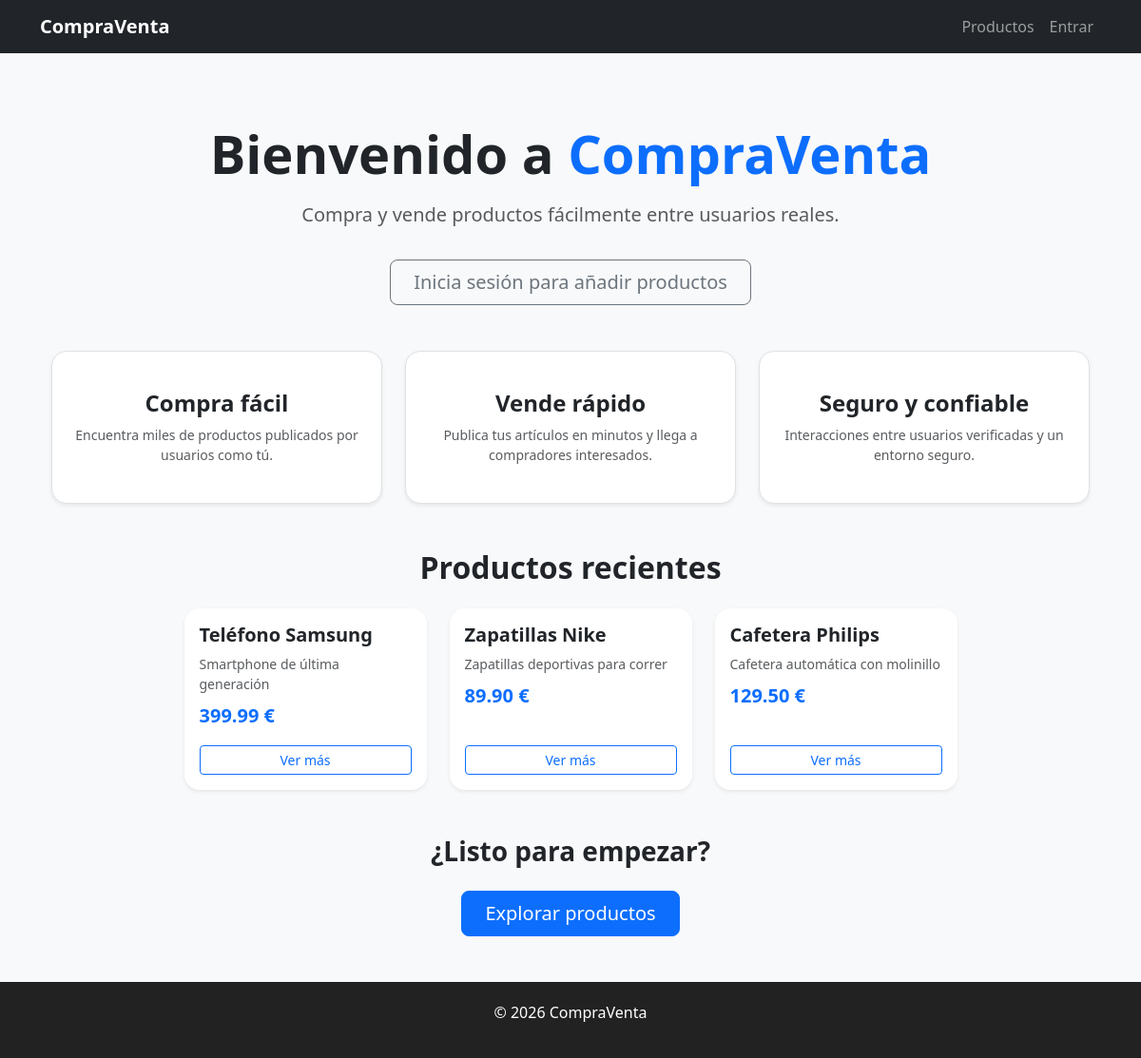
/, run on an earlier commit of the app's database.
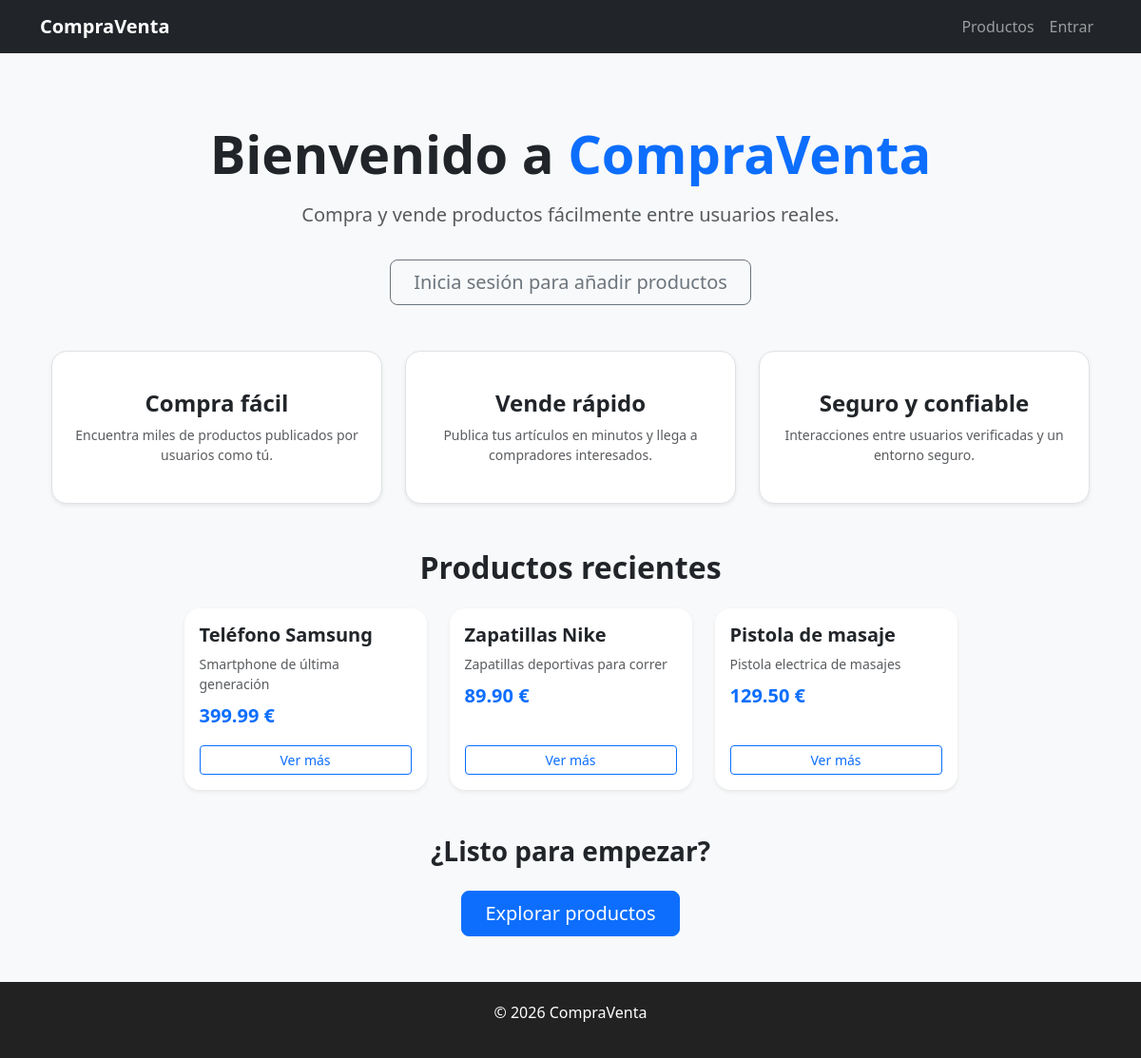
And on a later commit of the database.
### productos/models.py (models this page shows, shortened)
class Producto(models.Model):
    CATEGORIAS = [
        ("tecnologia", "Tecnología"),
        ("hogar", "Hogar"),
        ("moda", "Moda"),
        ("deporte", "Deporte"),
        ("vehiculos", "Vehículos"),
        ("otros", "Otros"),
    ]
    titulo = models.CharField(max_length=100)
    descripcion = models.TextField()
    precio = models.DecimalField(max_digits=10, decimal_places=2)
    categoria = models.CharField(max_length=20, choices=CATEGORIAS)
    vendedor = models.ForeignKey(User, on_delete=models.CASCADE)

### productos/views.py (the view)
# urls.py: path("", views.index, name="index"),
def index(request):
    productos = Producto.objects.all()[:3]
    return render(request, "productos/index.html", {"productos": productos})

### productos/templates/productos/index.html (shortened to what this page needs)
{% extends "base.html" %}
{% block content %}
<div class="container py-5">
    <div class="text-center mb-5">
        <h1 class="display-4 fw-bold">
            Bienvenido a <span class="text-primary">CompraVenta</span>
        </h1>
        <p class="lead mt-3 text-muted">
            Compra y vende productos fácilmente entre usuarios reales.
        </p>
        {% if user.is_authenticated %}
            <a href="{% url 'producto_nuevo' %}" class="btn btn-success btn-lg mt-3 px-4">
                <i class="bi bi-plus-circle"></i> Añadir producto
            </a>
        {% else %}
            <a href="{% url 'login' %}" class="btn btn-outline-secondary btn-lg mt-3 px-4">
                Inicia sesión para añadir productos
            </a>
        {% endif %}
    </div>
    <div class="row text-center g-4 mb-5">
        <div class="col-md-4">
            <div class="p-4 border rounded-4 shadow-sm h-100 bg-white">
                <h4 class="mt-3 fw-semibold">Compra fácil</h4>
                <p class="text-muted small">
                    Encuentra miles de productos publicados por usuarios como tú.
                </p>
            </div>
        </div>
        <div class="col-md-4">
            <div class="p-4 border rounded-4 shadow-sm h-100 bg-white">
                <h4 class="mt-3 fw-semibold">Vende rápido</h4>
                <p class="text-muted small">
                    Publica tus artículos en minutos y llega a compradores interesados.
                </p>
            </div>
        </div>
        <div class="col-md-4">
            <div class="p-4 border rounded-4 shadow-sm h-100 bg-white">
                <h4 class="mt-3 fw-semibold">Seguro y confiable</h4>
                <p class="text-muted small">
                    Interacciones entre usuarios verificadas y un entorno seguro.
                </p>
            </div>
        </div>
    </div>
    <h2 class="text-center mb-4 fw-bold">Productos recientes</h2>
    <div class="row g-4 mb-5 justify-content-center">
        {% for producto in productos %}
        <div class="col-12 col-sm-6 col-md-4 col-lg-3">
            <div class="card shadow-sm border-0 rounded-4 h-100">
                <div class="card-body d-flex flex-column">
                    <h5 class="card-title fw-semibold">{{ producto.titulo }}</h5>
                    <p class="card-text text-muted small mb-2">
                        {{ producto.descripcion|truncatewords:12 }}
                    </p>
                    <p class="fw-bold text-primary fs-5 mb-3">
                        {{ producto.precio }} €
                    </p>
                    <a href="{% url 'detalle_producto' producto.pk %}"
                       class="btn btn-outline-primary btn-sm mt-auto w-100">
                        Ver más
                    </a>
                </div>
            </div>
        </div>
        {% empty %}
        <p class="text-center text-muted">No hay productos disponibles.</p>
        {% endfor %}
    </div>
    <div class="text-center mt-5">
        <h3 class="fw-semibold">¿Listo para empezar?</h3>
        <a href="/productos/" class="btn btn-primary btn-lg mt-3 px-4">
            Explorar productos
        </a>
    </div>
</div>
{% endblock %}

What changed in the data, as far as the page shows it:
removed Producto: titulo "Cafetera Philips", descripcion "Cafetera automática con molinillo", precio "129.50"
now on this page (row unchanged): Producto: titulo "Pistola de masaje", descripcion "Pistola electrica de masajes", precio "129.50"
